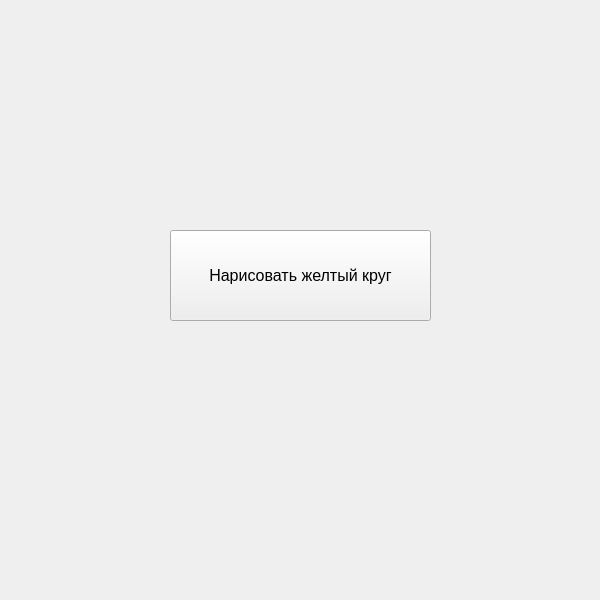
<?xml version="1.0" encoding="UTF-8"?>
<ui version="4.0">
 <class>Circles</class>
 <widget class="QWidget" name="Circles">
  <property name="geometry">
   <rect>
    <x>0</x>
    <y>0</y>
    <width>600</width>
    <height>600</height>
   </rect>
  </property>
  <property name="sizePolicy">
   <sizepolicy hsizetype="Fixed" vsizetype="Fixed">
    <horstretch>0</horstretch>
    <verstretch>0</verstretch>
   </sizepolicy>
  </property>
  <property name="minimumSize">
   <size>
    <width>600</width>
    <height>600</height>
   </size>
  </property>
  <property name="maximumSize">
   <size>
    <width>600</width>
    <height>600</height>
   </size>
  </property>
  <property name="windowTitle">
   <string>Form</string>
  </property>
  <widget class="QPushButton" name="pushButton">
   <property name="geometry">
    <rect>
     <x>170</x>
     <y>230</y>
     <width>261</width>
     <height>91</height>
    </rect>
   </property>
   <property name="font">
    <font>
     <pointsize>12</pointsize>
    </font>
   </property>
   <property name="text">
    <string>Нарисовать желтый круг</string>
   </property>
  </widget>
 </widget>
 <resources/>
 <connections/>
</ui>
